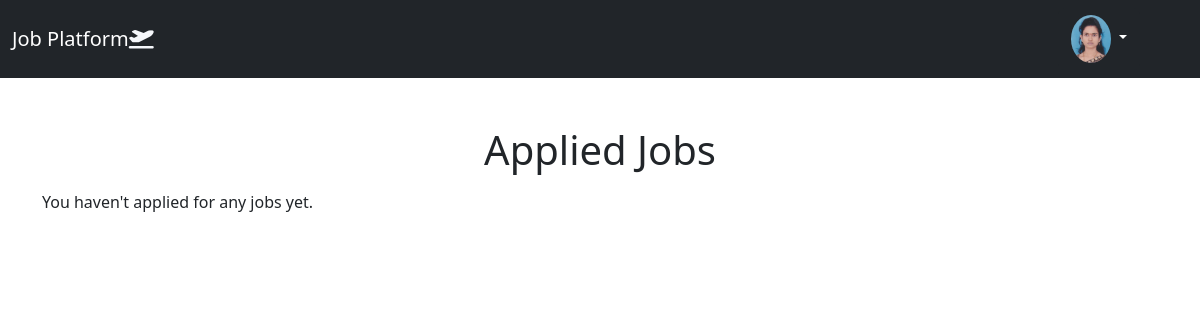
/all_applied_jobs (signed in), run on an earlier commit of the app's database.
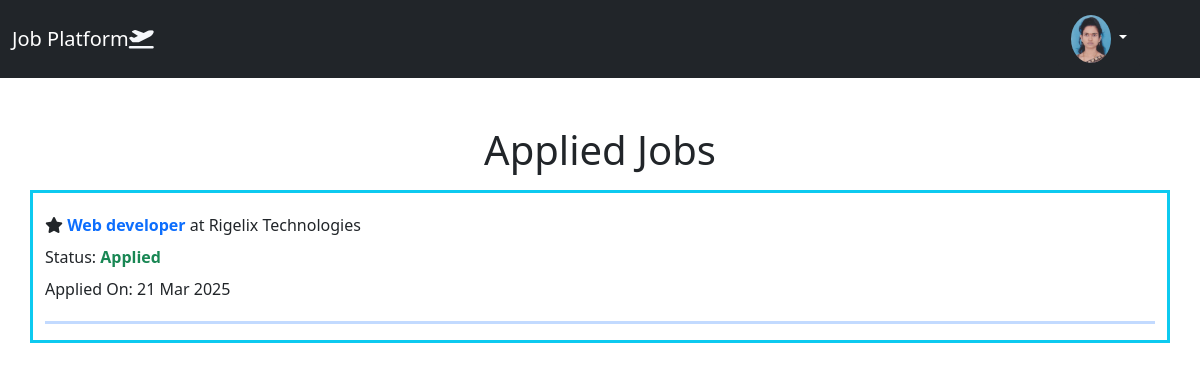
And on a later commit of the database.
### app/models.py (models this page shows, shortened)
class Application(models.Model):
    user=models.ForeignKey(CustomUser,on_delete=models.CASCADE)
    job=models.ForeignKey(Job,on_delete=models.CASCADE)
    status_choices=(('Applied','Applied'),('Shortlisted','Shortlisted'),('Selected','Selected'),('Rejected','Rejected'))
    status=models.CharField(max_length=50,choices=status_choices,default="Applied")
    resume=models.FileField(upload_to='sent_resume/')
    created_at=models.DateTimeField(auto_now_add=True)

class Job(models.Model):
    user = models.ForeignKey(CustomUser,on_delete=models.SET_NULL, null=True, blank=True, default=get_default_user)
    job_type_choices=(('Work From Home','Work From Home'),('Work From Office','Work From Office'),('Hybrid','Hybrid'),)
    employee_type_choices=(('Fresher','Fresher'),('Experienced','Experienced'),)
    title = models.CharField(max_length=255)
    company = models.CharField(max_length=255)
    about_company=models.TextField()
    job_description = models.TextField()
    vacancy_total=models.CharField( max_length=5,blank=True,null=True)
    skills=models.TextField(blank=True,null=True)
    required_education=models.CharField(max_length=255,null=True,blank=True,default="Not Specified")
    logo=models.ImageField(upload_to='logo/', blank=True,null=True)
    location = models.CharField(max_length=255, default="Not Specified")
    min_salary = models.DecimalField(max_digits=10, decimal_places=2, null=True, blank=True)
    max_salary = models.DecimalField(max_digits=10, decimal_places=2, null=True, blank=True)
    created_at = models.DateTimeField(auto_now_add=True)
    job_type=models.CharField(max_length=50,choices=job_type_choices)
    office_time_from=models.TimeField(default=datetime.datetime.now)
    office_time_to=models.TimeField(default=datetime.datetime.now)
    employee_type=models.CharField(max_length=50,choices=employee_type_choices,default="Fresher")
    is_active=models.BooleanField(default=True)
    email_address=models.EmailField(default="hr@fresher.com")

### app/views.py (the view)
# urls.py: path('all_applied_jobs',views.all_applied_jobs,name='all_applied_jobs'),
def all_applied_jobs(request):
    applied_jobs = Application.objects.filter(user=request.user).select_related('job')
    return render(request, 'applied_jobs.html', {'applied_jobs': applied_jobs})

### templates/applied_jobs.html
{% extends 'base.html' %}
{%load static %}
{% block 'main' %}
<div class="container">
    <div class="row ">
      <h1 class="text-center mt-5 mb-3">Applied Jobs</h1>
      {% if applied_jobs %}
          <ul class="applied_jobs_list border border-info border-3" >
              {% for application in applied_jobs %}
                  <li class="mt-3 lh-lg">
                    <i class="fa-solid fa-star"></i>&nbsp;<a class="applied_jobs_anchor" href="{% url 'job_detail' application.job.id %}"><strong>{{ application.job.title|capfirst }}</strong></a> at {{ application.job.company|capfirst }} <br>
                      Status: <b class="text-success">{{ application.status }}</b> <br>
                      Applied On: {{ application.created_at|date:"d M Y" }}
                  </li>
                  <hr class="text-primary border-3">
              {% endfor %}
          </ul>
      {% else %}
          <p>You haven't applied for any jobs yet.</p>
      {% endif %}
    </div>
</div>
{% endblock 'main' %}

What changed in the data, as far as the page shows it:
added Application: job "Web developer", job.company "Rigelix Technologies", status "Applied", created_at "21 Mar 2025"
Also different on the page:
text no longer shown: "You haven't applied for any jobs yet."
